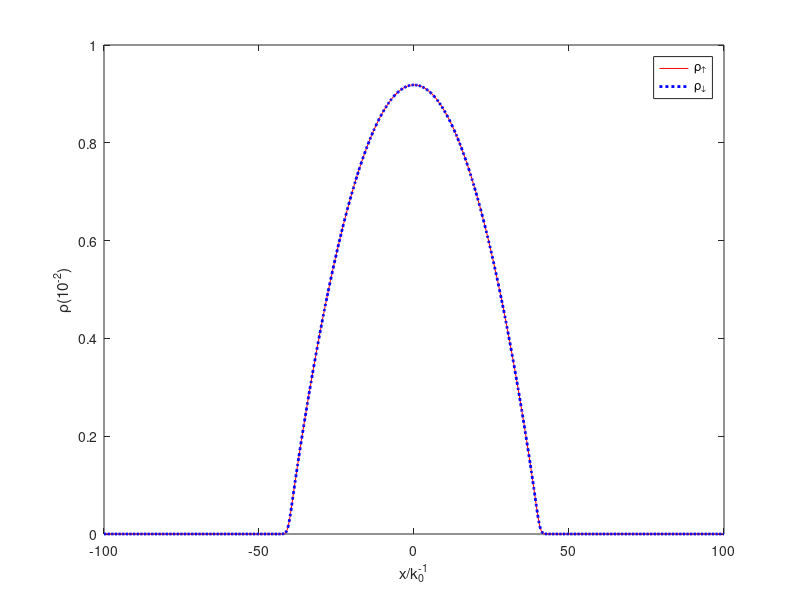
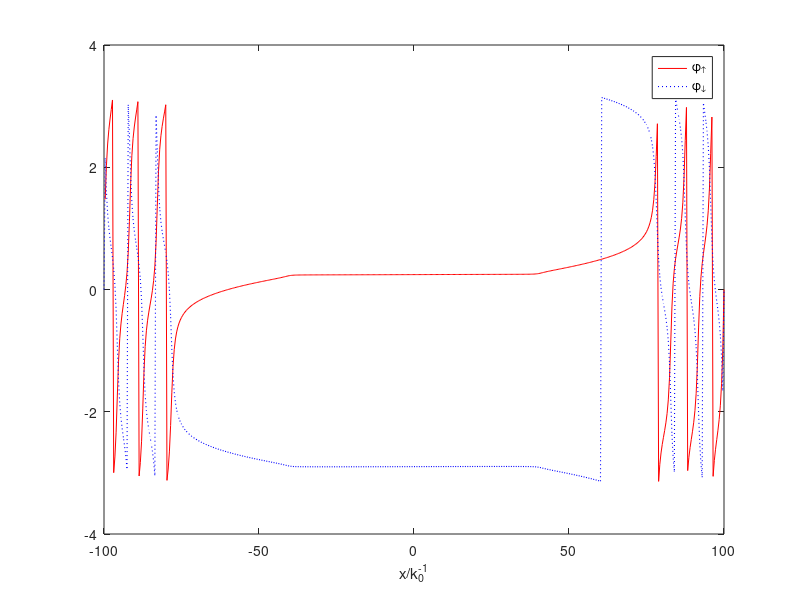

These charts were generated, in order, by the following MATLAB code:
%% =========== omega = 100 ========================
% close all
DENA1 = dlmread('DENA1.DAT');
DENA2 = dlmread('DENA2.DAT');
DENB1 = dlmread('DENB1.DAT');
DENB2 = dlmread('DENB2.DAT');
PHASEA1 = dlmread('PHASEA1.DAT');
PHASEA2 = dlmread('PHASEA2.DAT');
PHASEB1 = dlmread('PHASEB1.DAT');
PHASEB2 = dlmread('PHASEB2.DAT');
x = linspace(-100, 100, 513);

figure(1);
% multiply with 100
plot(x, 100*DENA1, 'r-', x, 100*DENA2, 'b:', 'LineWidth', 2);
xlabel('x/k_0^{-1}');
ylabel('\rho(10^{-2})');
legend('\rho_\uparrow', '\rho_\downarrow');

%%
% close all
figure(2);
plot(x, PHASEA1, 'r-', x, PHASEA2, 'b:', 'LineWidth', 0.8);
xlabel('x/k_0^{-1}');
% ylabel('\phi');
legend('\phi_\uparrow', '\phi_\downarrow');
